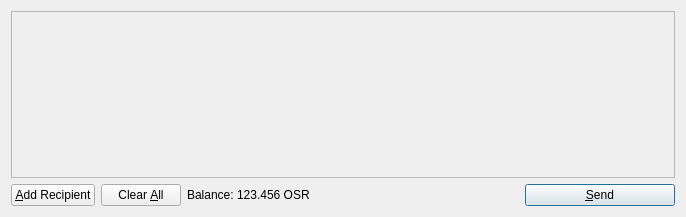
<?xml version="1.0" encoding="UTF-8"?>
<ui version="4.0">
 <class>SendCoinsDialog</class>
 <widget class="QDialog" name="SendCoinsDialog">
  <property name="geometry">
   <rect>
    <x>0</x>
    <y>0</y>
    <width>686</width>
    <height>217</height>
   </rect>
  </property>
  <property name="windowTitle">
   <string>Send Coins</string>
  </property>
  <layout class="QVBoxLayout" name="verticalLayout">
   <item>
    <widget class="QScrollArea" name="scrollArea">
     <property name="widgetResizable">
      <bool>true</bool>
     </property>
     <widget class="QWidget" name="scrollAreaWidgetContents">
      <property name="geometry">
       <rect>
        <x>0</x>
        <y>0</y>
        <width>666</width>
        <height>165</height>
       </rect>
      </property>
      <layout class="QVBoxLayout" name="verticalLayout_2">
       <property name="margin">
        <number>0</number>
       </property>
       <item>
        <layout class="QVBoxLayout" name="entries">
         <property name="spacing">
          <number>6</number>
         </property>
        </layout>
       </item>
       <item>
        <spacer name="verticalSpacer">
         <property name="orientation">
          <enum>Qt::Vertical</enum>
         </property>
         <property name="sizeHint" stdset="0">
          <size>
           <width>20</width>
           <height>40</height>
          </size>
         </property>
        </spacer>
       </item>
      </layout>
     </widget>
    </widget>
   </item>
   <item>
    <layout class="QHBoxLayout" name="horizontalLayout">
     <item>
      <widget class="QPushButton" name="addButton">
       <property name="toolTip">
        <string>Send to multiple recipients at once</string>
       </property>
       <property name="text">
        <string>&amp;Add Recipient</string>
       </property>
       <property name="icon">
        <iconset resource="../bitcoin.qrc">
         <normaloff>:/icons/add</normaloff>:/icons/add</iconset>
       </property>
       <property name="autoDefault">
        <bool>false</bool>
       </property>
      </widget>
     </item>
     <item>
      <widget class="QPushButton" name="clearButton">
       <property name="sizePolicy">
        <sizepolicy hsizetype="Minimum" vsizetype="Fixed">
         <horstretch>0</horstretch>
         <verstretch>0</verstretch>
        </sizepolicy>
       </property>
       <property name="toolTip">
        <string>Remove all transaction fields</string>
       </property>
       <property name="text">
        <string>Clear &amp;All</string>
       </property>
       <property name="icon">
        <iconset resource="../bitcoin.qrc">
         <normaloff>:/icons/remove</normaloff>:/icons/remove</iconset>
       </property>
       <property name="autoRepeatDelay">
        <number>300</number>
       </property>
       <property name="autoDefault">
        <bool>false</bool>
       </property>
      </widget>
     </item>
     <item>
      <layout class="QHBoxLayout" name="horizontalLayout_2">
       <property name="spacing">
        <number>3</number>
       </property>
       <item>
        <widget class="QLabel" name="label">
         <property name="text">
          <string>Balance:</string>
         </property>
        </widget>
       </item>
       <item>
        <widget class="QLabel" name="labelBalance">
         <property name="cursor">
          <cursorShape>IBeamCursor</cursorShape>
         </property>
         <property name="text">
          <string>123.456 OSR</string>
         </property>
         <property name="textInteractionFlags">
          <set>Qt::LinksAccessibleByMouse|Qt::TextSelectableByKeyboard|Qt::TextSelectableByMouse</set>
         </property>
        </widget>
       </item>
      </layout>
     </item>
     <item>
      <spacer name="horizontalSpacer">
       <property name="orientation">
        <enum>Qt::Horizontal</enum>
       </property>
       <property name="sizeHint" stdset="0">
        <size>
         <width>40</width>
         <height>20</height>
        </size>
       </property>
      </spacer>
     </item>
     <item>
      <widget class="QPushButton" name="sendButton">
       <property name="minimumSize">
        <size>
         <width>150</width>
         <height>0</height>
        </size>
       </property>
       <property name="toolTip">
        <string>Confirm the send action</string>
       </property>
       <property name="text">
        <string>&amp;Send</string>
       </property>
       <property name="icon">
        <iconset resource="../bitcoin.qrc">
         <normaloff>:/icons/send</normaloff>:/icons/send</iconset>
       </property>
       <property name="default">
        <bool>true</bool>
       </property>
      </widget>
     </item>
    </layout>
   </item>
  </layout>
 </widget>
 <resources>
  <include location="../bitcoin.qrc"/>
 </resources>
 <connections/>
</ui>
